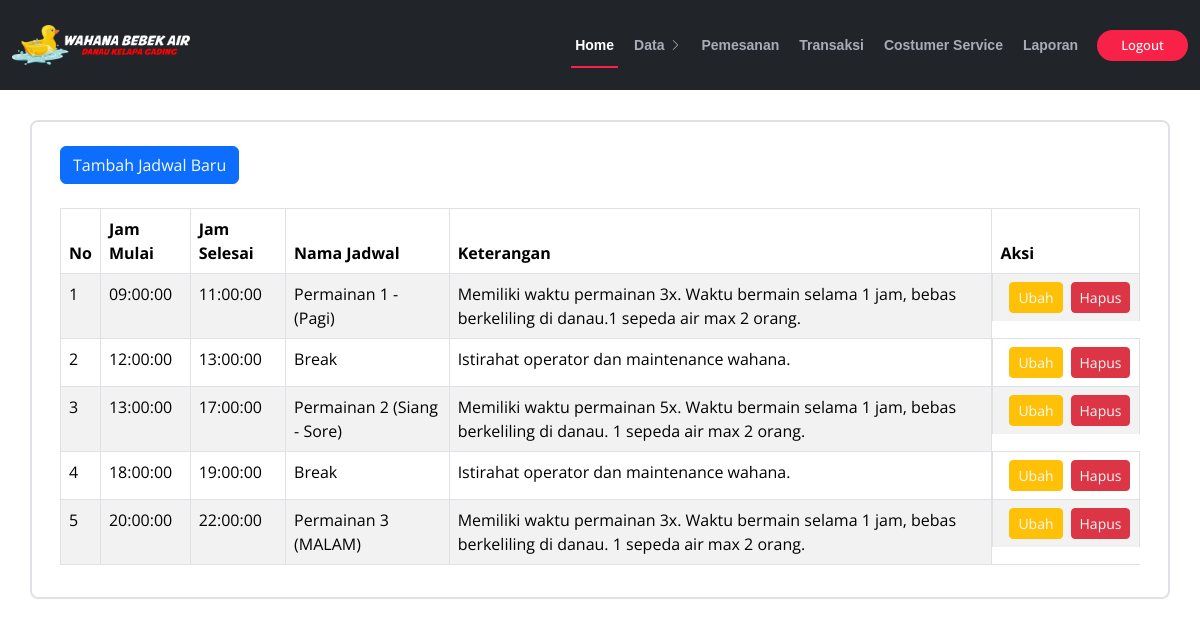
/admin/ref/djadwal.php (signed in), run on the app's committed database.
### tables this page shows
CREATE TABLE `tbl_jadwal` (
  `id` int(11) NOT NULL,
  `jam_mulai` time NOT NULL,
  `jam_selesai` time NOT NULL,
  `nama_jadwal` varchar(100) NOT NULL,
  `keterangan` text NOT NULL
);

### admin/ref/djadwal.php (the view, shortened to what this page needs)
<?php
require "../koneksi.php";
$j  = mysqli_query($koneksi,"SELECT * FROM tbl_jadwal");
?>
<!DOCTYPE html>
<html lang="en">
<head>
  <link href="../../assets/vendor/fontawesome-free/css/all.min.css" rel="stylesheet">
  <link href="../../assets/vendor/animate.css/animate.min.css" rel="stylesheet">
  <link href="../../assets/vendor/aos/aos.css" rel="stylesheet">
  <link href="../../assets/vendor/bootstrap/css/bootstrap.min.css" rel="stylesheet">
  <link href="../../assets/vendor/bootstrap-icons/bootstrap-icons.css" rel="stylesheet">
  <link href="../../assets/vendor/boxicons/css/boxicons.min.css" rel="stylesheet">
  <link href="../../assets/vendor/glightbox/css/glightbox.min.css" rel="stylesheet">
  <link href="../../assets/vendor/swiper/swiper-bundle.min.css" rel="stylesheet">
  <link href="../../assets/css/style.css" rel="stylesheet">
</head>
<body>
   <header id="header" class="d-flex align-items-center bg-dark ">
    <div class="container-fluid container-xxl d-flex align-items-center">
      <div id="logo" class="me-auto">
        <a href="../index.html" class="scrollto"><img src="../../assets/img/LOGO3.png" alt="" title=""></a>
      </div>
      <nav id="navbar" class="navbar order-last order-lg-0">
        <ul>
          <li><a class="nav-link scrollto active" href="../index.php">Home</a></li>
          <li class="dropdown"><a href="#kategori"><span>Data</span> <i class="bi bi-chevron-right"></i></a>
              </li>
          <li><a class="nav-link scrollto" href="pesan.php">Pemesanan</a></li>
          <li><a class="nav-link scrollto" href="trans.php">Transaksi</a></li>
          <li><a class="nav-link scrollto" href="costumerS.php">Costumer Service</a></li>
          <li><a class="nav-link scrollto" href="laporan.php">Laporan</a></li>
        </ul>
      </nav>
      <a class="buy-tickets scrollto" href="../../Log_System/logout.php">Logout</a>
    </div>
  </header>
<div class="container border border-2 rounded-3 p-2" style="margin-top: 120px;">
    <div class="row m-2">
      <div class="col-md-12 mb-3">
        <button class="btn btn-primary mt-2 mb-2" ><a href="tmb-jdw.php" class="text-light" >Tambah Jadwal Baru</a></button>
      </div>
        <div class="col-md-12">
        <table  class="table table-bordered table-striped table-hover">
    <thead>
        <tr>
            <th scope="col">No</th>
            <th scope="col">Jam Mulai</th>
            <th scope="col">Jam Selesai</th>
            <th scope="col">Nama Jadwal</th>
            <th scope="col">Keterangan</th>
            <th scope="col">Aksi</th>
        </tr>
    </thead>
    <tbody>
        <?php $i = 1; ?>
        <?php foreach ($j as $data ) : ?>
            <tr>
                <td scope="row"><?= $i ?></td>
                <td><?= $data["jam_mulai"]?></td>
                <td><?= $data["jam_selesai"]?></td>
                <td><?= $data["nama_jadwal"]?></td>
                <td><?= $data["keterangan"]?></td>
                <td class="d-flex" >
                    <button class="btn btn-sm btn-warning ms-2 me-2"><a href="ubh-jdw.php?id=<?= $data["id"];?>" class="text-light">Ubah</a></button>
                    <button class="btn btn-sm btn-danger" ><a href="hps-jdw.php?id=<?= $data["id"];?>" class="text-light" onclick="return confirm('Yakin ingin mengahpus jadwal ini ?');">Hapus</a></button>
                </td>
            </tr>
        <?php $i++; ?>
        <?php endforeach; ?>
    </tbody>
</table>
        </div>
    </div>
</div>
</body>
</html>

### assets/css/style.css (style rules this page uses)
body { background: #fff; color: #2f3138; font-family: "Open Sans", sans-serif; }
a { color: #f82249; text-decoration: none; transition: 0.5s; }
#header { height: 90px; position: fixed; left: 0; top: 0; right: 0; transition: all 0.5s; z-index: 997; }
#header #logo img { padding: 0; margin: 0; max-height: 40px; }
.buy-tickets { color: #fff; background: #f82249; padding: 7px 22px; margin: 0 0 0 15px; border-radius: 50px; border: 2px solid #f82249; transition: all ease-in-out 0.3s; font-weight: 500; line-height: 1; font-size: 13px; white-space: nowrap; }
.navbar { padding: 0; }
.navbar ul { margin: 0; padding: 0; display: flex; list-style: none; align-items: center; }
.navbar li { position: relative; }
.navbar>ul>li { white-space: nowrap; padding: 10px 0 10px 12px; }
.navbar a, .navbar a:focus { display: flex; align-items: center; justify-content: space-between; color: rgba(202, 206, 221, 0.8); font-family: "Raleway", sans-serif; font-weight: 600; font-size: 14px; white-space: nowrap; transition: 0.3s; position: relative; padding: 6px 4px; }
.navbar a i, .navbar a:focus i { font-size: 12px; line-height: 0; margin-left: 5px; }
.navbar>ul>li>a:before { content: ""; position: absolute; width: 0; height: 2px; bottom: -6px; left: 0; background-color: #f82249; visibility: hidden; transition: all 0.3s ease-in-out 0s; }
.navbar a:hover:before, .navbar li:hover>a:before, .navbar .active:before { visibility: visible; width: 100%; }
.navbar a:hover, .navbar .active, .navbar .active:focus, .navbar li:hover>a { color: #fff; }

### data on the page
tbl_jadwal: jam_mulai "09:00:00", jam_selesai "11:00:00", nama_jadwal "Permainan 1 - (Pagi)", keterangan "Memiliki waktu permainan 3x. Waktu bermain selama 1 jam, bebas berkeliling di danau.1 sepeda air max 2 orang."
tbl_jadwal: jam_mulai "12:00:00", jam_selesai "13:00:00", nama_jadwal "Break", keterangan "Istirahat operator dan maintenance wahana."
tbl_jadwal: jam_mulai "13:00:00", jam_selesai "17:00:00", nama_jadwal "Permainan 2 (Siang - Sore)", keterangan "Memiliki waktu permainan 5x. Waktu bermain selama 1 jam, bebas berkeliling di danau. 1 sepeda air max 2 orang."
tbl_jadwal: jam_mulai "18:00:00", jam_selesai "19:00:00", nama_jadwal "Break", keterangan "Istirahat operator dan maintenance wahana."
tbl_jadwal: jam_mulai "20:00:00", jam_selesai "22:00:00", nama_jadwal "Permainan 3 (MALAM)", keterangan "Memiliki waktu permainan 3x. Waktu bermain selama 1 jam, bebas berkeliling di danau. 1 sepeda air max 2 orang."
